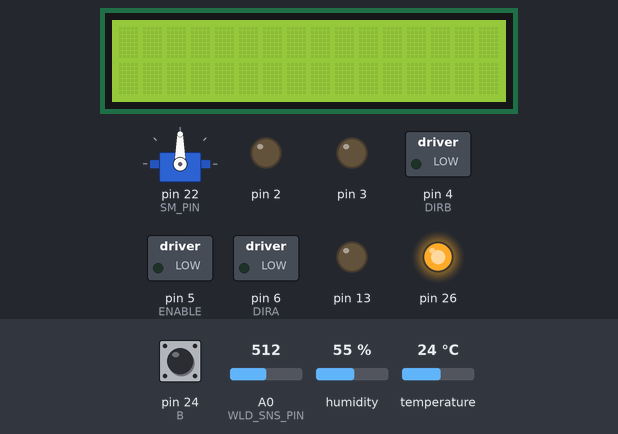
Bench run of a sketch on a simulated Arduino Mega 2560, built with avr-gcc and run on an emulated ATmega2560. On the bench: servo, 16×2 character LCD, switched loads named in the sketch (green lamp = pin HIGH), output pins drawn as LEDs (lit = HIGH). The test bench sets the inputs (shaded band); at power-on: pin 24 (B) HIGH, A0 (WLD_SNS_PIN) = 512, temperature 24 °C, humidity 55 %. What the sketch prints to the serial monitor is not drawn.

Above: at 2.2 s.
2.3 s: pin 24 (B) pulled LOW for 2.9 s
At 8.1 s:
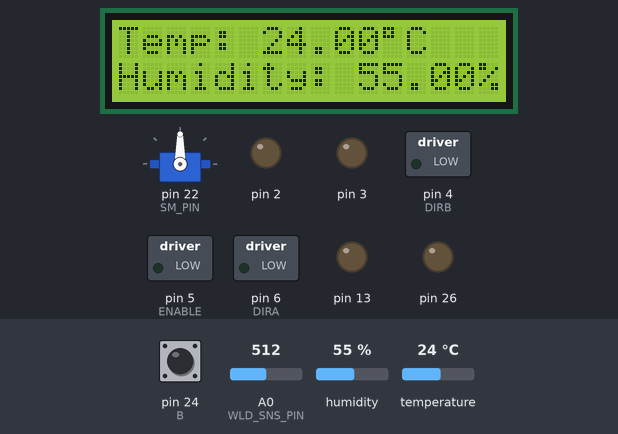
11.6 s: A0 (WLD_SNS_PIN) set to 107
14.9 s: A0 (WLD_SNS_PIN) set to 92
At 19.6 s:
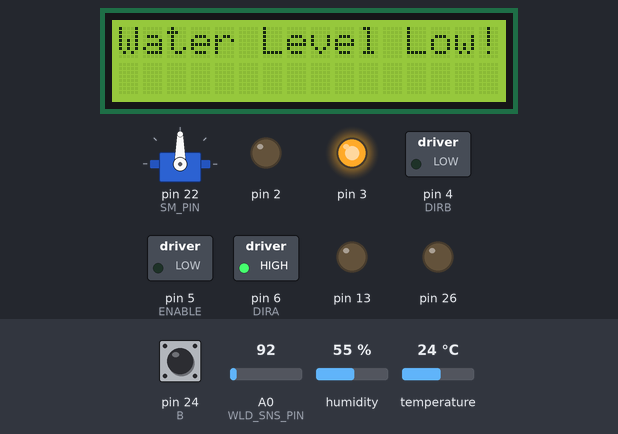
20.6 s: A0 (WLD_SNS_PIN) set to 183
23.9 s: A0 (WLD_SNS_PIN) set to 218
At 25.7 s:
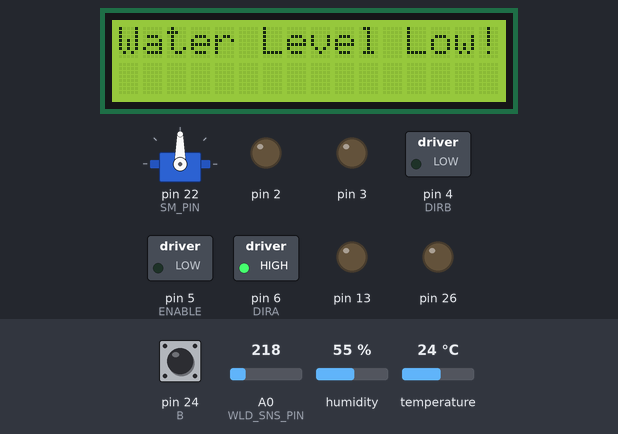
29.7 s: temperature set to 22 °C
At 32.5 s:
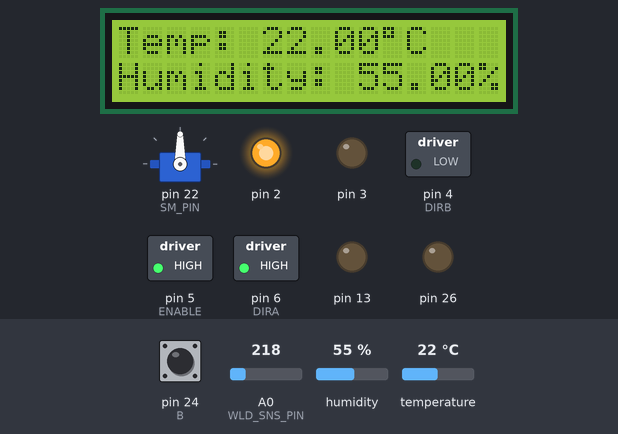
33.0 s: temperature set to 19 °C
At 34.8 s:
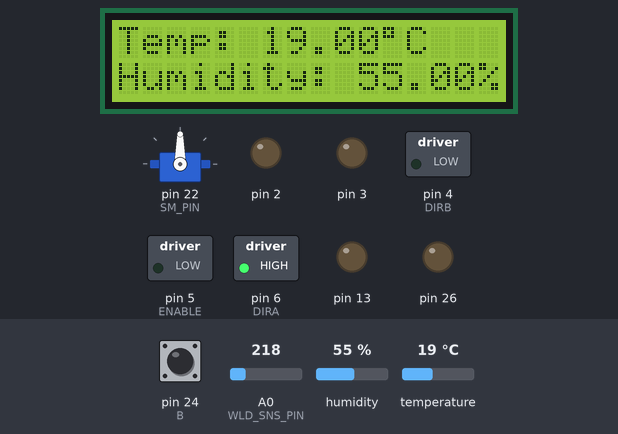
Timing chart, 0 to 38.8 s (numbered marks = the images above; inputs shaded):
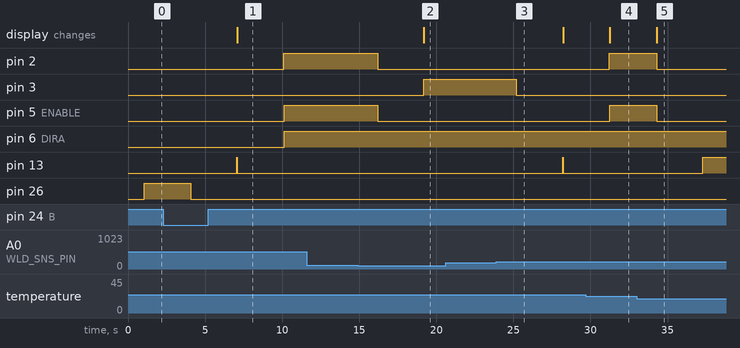

The sketch:

ECS2.ino
```cpp
//---------------------------------------------------------------------------------------------------------
// FILENAME:      ECS.ino
// DESCRIPTION:   Driver file for Evaporation Cooling System.
// COMPILER:      Arduino Mega2560
// AUTHORS:       Marissa Floam         CPE301.1001  (Fall 2021)
//                Michael Moosmuller    CPE301.1001  (Fall 2021)
//                Jacob Wilt            CPE301.1001  (Fall 2021)
// NOTES:
//---------------------------------------------------------------------------------------------------------

// Libraries
#include <ezButton.h>
#include <dht.h>
#include <LiquidCrystal.h>
#include <Servo.h>
#include "LED.h"
//#include "Button.h"

// Water Level Sensor Pins
#define WLD_SNS_PIN A0

// Temperature Humidity Sensor Pins
#define DHT_PIN A1

// LCD Screen Pins
#define RS 7
#define E  8
#define D4 9
#define D5 10
#define D6 11
#define D7 12

// DC Motor Pins
#define ENABLE 5
#define DIRA   6
#define DIRB   4

// Servo Motor Pin
#define SM_PIN 22

// LED Pins
#define GR 13
#define BL 2
#define RD 3
#define YW 26

// Button Pin
#define B 24

// Initialize Objects
dht              DHT;
LiquidCrystal    LCD  (RS, E, D4, D5, D6, D7);
Servo            SM;
ezButton         Button(B);
LED              Red(RD);
LED              Green(GR);
LED              Blue(BL);
LED              Yellow(YW);

// Control Variables
bool ST_DISABLED, ST_IDLE, ST_ERROR, ST_RUNNING;

// Global Variables
int STATE;                  // State Variable
int pos;                    // Servo Motor Position
char buf[80];               // Serial Input Buffer
float TEMP = 21;            // Control Temperature
int value;                  // Water Level Reading

// Prototypes
void readTempHumLCD();
void readWaterLvl();
void runDCMotor();

//-------------------------------------------------------------------------------------------------------//

void setup() {

    // States
    ST_DISABLED = true;
    ST_IDLE = false;
    ST_ERROR = false;
    ST_RUNNING = false;

    // LED'S
    Red.init("Output");
    Green.init("Output");
    Blue.init("Output");
    Yellow.init("Output");

    // DC Motor
    pinMode(ENABLE,OUTPUT);                     // Illegal
    pinMode(DIRA,OUTPUT);                       // Illegal
    pinMode(DIRB,OUTPUT);                       // Illegal

    // Servo Motor
    SM.attach(SM_PIN);
    SM.write(90);

    // Start Systems
    Serial.begin(9600);                         // Start Serial
    LCD.begin(16, 2);                           // 16 characters, 2 line

    // Delay Program
    delay(1000);

}

//-------------------------------------------------------------------------------------------------------//

void loop() {

    Button.loop();

    // State Control
    STATE = getState();
    switch(STATE) {
        case 1:
            Disabled();
            break;
        case 2:
            servoPosition();
            Idle();
            break;
        case 3:
            Error();
            break;
        case 4:
            servoPosition();
            Running();
            break;
        default:
            ST_DISABLED = true;
            break;
    }

    // Delay
    delay(3000);

}

//-------------------------------------------------------------------------------------------------------//

int getState() {
    int temp;
    if (ST_DISABLED)
        temp = 1;
    else if(ST_IDLE)
        temp = 2;
    else if(ST_ERROR)
        temp = 3;
    else if(ST_RUNNING)
        temp = 4;
    return temp;
}

//-------------------------------------------------------------------------------------------------------//

void Disabled() {
    Yellow.on();
    int btnState = Button.getState();
    //Serial.println(btnState);
    if (btnState == 0) {
        Yellow.off();
        ST_DISABLED = false;
        ST_IDLE = true;
    }
}

//-------------------------------------------------------------------------------------------------------//

void Idle() {
    Green.on();
    readTempHumLCD();
    readWaterLvl();
    if (DHT.temperature > TEMP) {
        Green.off();
        ST_IDLE = false;
        ST_RUNNING = true;
    }
    if (value < 100) {
        Green.off();
        ST_IDLE = false;
        ST_ERROR = true;
    }
}

//-------------------------------------------------------------------------------------------------------//

void Error() {
    Red.on();
    readWaterLvl();
    Serial.println("Water Level Low!");
    LCD.clear();
    LCD.print("Water Level Low!");
    if (value > 200) {
        Red.off();
        ST_ERROR = false;
        ST_IDLE = true;
    }
}

//-------------------------------------------------------------------------------------------------------//

void Running() {
    Blue.on();
    readTempHumLCD();
    runDCMotor();
    readWaterLvl();
    if (DHT.temperature < TEMP) {
        digitalWrite(ENABLE,LOW);                   // Illegal
        Blue.off();
        ST_RUNNING = false;
        ST_IDLE = true;
    }
    if (value < 100) {
        digitalWrite(ENABLE,LOW);                   // Illegal
        Blue.off();
        ST_RUNNING = false;
        ST_ERROR = true;
    }
}

//-------------------------------------------------------------------------------------------------------//

void servoPosition() {
    // Set Servo Motor Position from Serial Input
    if (readline(Serial.read(), buf, 80) > 0) {
        Serial.print("Servo Position: ");
        Serial.println(buf);
        pos = atoi(buf);
        SM.write(pos);
    }
}

//-------------------------------------------------------------------------------------------------------//

int readline(int readch, char *buffer, int len) {
    static int pos = 0;
    int rpos;

    if (readch > 0) {
        switch (readch) {
            case '\r':                                      // Ignore CR
                break;
            case '\n':                                      // Return on new-line
                rpos = pos;
                pos = 0;                                    // Reset position index ready for next time
                return rpos;
            default:
                if (pos < len-1) {
                    buffer[pos++] = readch;
                    buffer[pos] = 0;
                }
        }
    }
    return 0;
}

//-------------------------------------------------------------------------------------------------------//

void readTempHumLCD() {

    // Print Temperature and Humidity Values to LCD Screen

    DHT.read11(DHT_PIN);
    LCD.clear();
    LCD.setCursor(0,0);
    LCD.print("Temp: ");
    LCD.print(DHT.temperature);
    LCD.print((char)223);
    LCD.print("C");
    LCD.setCursor(0,1);
    LCD.print("Humidity: ");
    LCD.print(DHT.humidity);
    LCD.print("%");
/*
    Serial.print("Current humidity = ");
    Serial.print(DHT.humidity);
    Serial.print("%  ");
    Serial.print("temperature = ");
    Serial.print(DHT.temperature);
    Serial.println("C  ");
*/

}

//-------------------------------------------------------------------------------------------------------//

void readWaterLvl() {

    value = analogRead(WLD_SNS_PIN);                                // Illegal
  Serial.print("Water Level: ");
  Serial.println(value);

}

//-------------------------------------------------------------------------------------------------------//

void runDCMotor() {

    digitalWrite(ENABLE,HIGH);                            // Illegal
    digitalWrite(DIRA,HIGH);                              // Illegal
    digitalWrite(DIRB,LOW);                               // Illegal

}
```

LED.cpp
```cpp
#include "LED.h"

LED::LED(byte PIN) {
    ledPin = PIN;
}

void LED::init(String type) {
    if (type == "Output") {
        pinMode(ledPin, OUTPUT);
        off();
    }
    else if (type == "Input") {
        pinMode(ledPin, INPUT);
        off();
    }
}

void LED::on() {
    digitalWrite(ledPin, HIGH);
}

void LED::off() {
    digitalWrite(ledPin, LOW);
}
```

LED.h
```cpp
#ifndef ECS2_LED_H
#define ECS2_LED_H

#include <Arduino.h>

class LED {
private:
    byte ledPin;
public:
    LED(byte PIN);
    void init(String type);
    void on();
    void off();
};

#endif //ECS2_LED_H
```

Measured:
- the behaviour switches between 100 and 99 on A0 (WLD_SNS_PIN) (found by bisection; images 1 and 2)
- the behaviour switches between 200 and 201 on A0 (WLD_SNS_PIN) (found by bisection; images 2 and 3)
- the behaviour switches between 21 and 20 °C on temperature (found by bisection; images 4 and 5)
- after the input at 2.3 s, pin 2, pin 5 (ENABLE), pin 6 (DIRA): LOW → HIGH after 7.8 s; pin 13: LOW → HIGH after 4.8 s, → LOW 0.03 s later; pin 26: HIGH → LOW after 1.8 s; the display: changes after 4.8 s (image 1)
- after the input at 11.6 s, every drawn part: stays the same
- after the input at 14.9 s, pin 2, pin 5 (ENABLE): HIGH → LOW after 1.3 s; pin 3: LOW → HIGH after 4.3 s; the display: changes after 4.3 s (image 2)
- after the input at 20.6 s, every drawn part: stays the same
- after the input at 23.9 s, pin 3: HIGH → LOW after 1.3 s; pin 13: LOW → HIGH after 4.3 s, → LOW 0.03 s later
- after the input at 29.7 s, the display: changes after 1.6 s (image 4)
- after the input at 33.0 s, pin 2, pin 5 (ENABLE): HIGH → LOW after 1.3 s; pin 13: LOW → HIGH after 4.3 s; the display: changes after 1.3 s (image 5)
